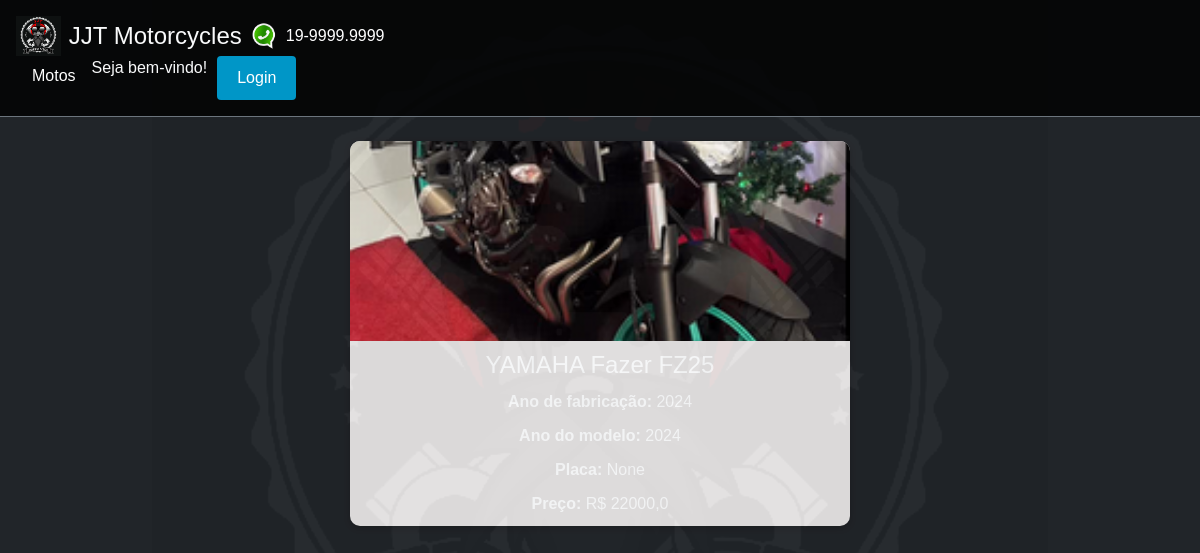
The page /motos/1/ on the database its author committed.
### motos/models.py (models this page shows, shortened)
class Motos(models.Model):
    id = models.AutoField(primary_key=True)
    model = models.CharField(max_length=200)
    brand = models.ForeignKey(Brand, on_delete=models.PROTECT, related_name='motos_brand')
    factor_year = models.IntegerField(blank=True, null=True)
    model_year = models.IntegerField(blank=True, null=True)
    plate = models.CharField(max_length=10, blank=True, null=True)
    value = models.FloatField(blank=True, null=True)
    photo = models.ImageField(upload_to='motos/', blank=True, null=True)

class Brand(models.Model):
    id = models.AutoField(primary_key=True)
    name = models.CharField(max_length=100)
    def __str__(self):
        return self.name

### motos/views.py (the view)
# urls.py: path('motos/<int:pk>/', MotoDetailView.as_view(), name='moto_detail'),
class MotoDetailView(DetailView):
    model = Motos
    template_name = 'moto_detail.html'

### motos/templates/moto_detail.html (shortened to what this page needs)
{% extends "base.html" %}
{% block content %}
  <div class="moto-card">
      <img src="{{ object.photo.url }}" alt="{{ object.model }} - {{ object.brand }}">
      <h2>{{ object.brand }} {{ object.model }}</h2>
      <p><strong>Ano de fabricação:</strong> {{ object.factor_year }}</p>
      <p><strong>Ano do modelo:</strong> {{ object.model_year }}</p>
      <p><strong>Placa:</strong> {{ object.plate }}</p>
      <p><strong>Preço:</strong> R$ {{ object.value }}</p>
  </div>
{% endblock %}

### motos/templates/moto_detail.html (style rules this page uses)
.moto-card { background-color: #e3e1e1; box-shadow: 0 2px 6px rgba(0, 0, 0, 0.2); border-radius: 10px; overflow: hidden; text-align: center; transition: all 0.3s ease; max-width: 500px; margin: 20px auto 0; margin-bottom: 20px; }
.moto-card img { width: 100%; height: 200px; object-fit: cover; }
.moto-card h2 { font-size: 1.5rem; margin: 10px; }
.moto-card p { font-size: 1rem; margin-bottom: 10px; }

### rows shown on the page
Motos: photo (picture), brand "YAMAHA", model "Fazer FZ25", factor_year "2024", model_year "2024", plate "None", value "22000,0"
